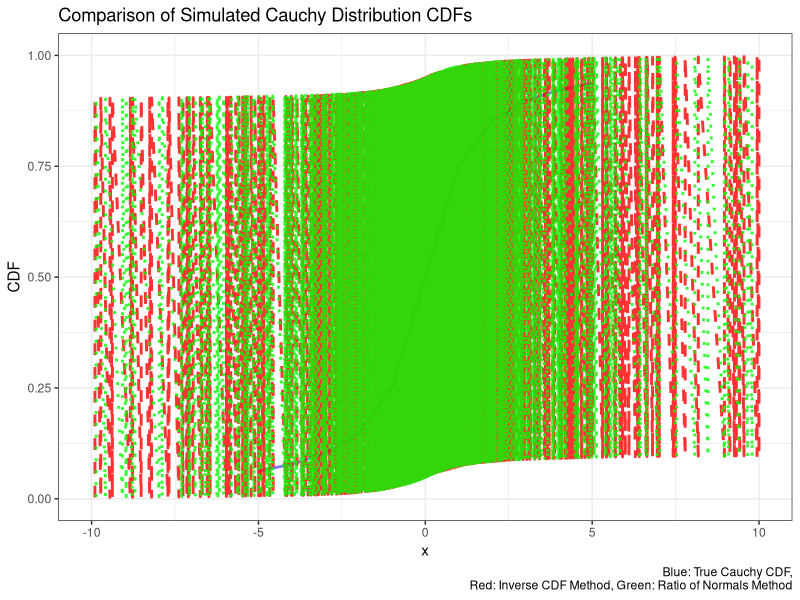

Reproduce this figure in R. (Note: this script raises an error after producing the figure.)
## ---- chunk 1
knitr::opts_chunk$set(echo = TRUE)
library(knitr)
## ---- chunk 2

## ---- chunk 3
# 1. Implement the two methods. (Make sure your implementation is efficient. For example, avoid loops if possible.)

# 2. Simulate n Cauchy random numbers and compare the execution time of the two methods. (You can find the execution time using the R function system.time(). )

# 3. For both methods, draw the empirical cdf of your simulated numbers and see how close it is to the true Cauchy cdf (impose all three curves on the same plot). The following code shows how you may impose three curves on the same plot, but it needs some modification for your use. 

# Part 1
# Using the Inverse CDF to generate Cauchy random numbers
inv_cdf_cauc <- function(n) {
# Generate n uniform random numbers between 0 and 1
  u <- runif(n)  
# Use the inverse CDF of the Cauchy distribution to simulate x 
  x <- tan(pi * (u - 0.5))  
  return(x) # return x
}


# Part 2

# Ratio of 2 standard Normals to generate Cauchy RV.
ratio_of_norms_cauc <- function(n) {
# Generate n standard normal random numbers as x1
  X1 <- rnorm(n)
  
# Generate n standard normal random numbers
  X2 <- rnorm(n) 
# Take the ratio of the two  
  x <- X1 / X2 
  
  return(x) # return x
}


## Comparing time to compute
library(microbenchmark)

# set a reasonable n
n <- 10000 

# Compare the two methods using microbenchmark

benchmark_results <- microbenchmark(
  inverse_cdf = inv_cdf_cauc(n),
  ratio_of_stan_normals = ratio_of_norms_cauc(n),
  times = 10  # Run each method 10 times
)

## Summarise
summary(benchmark_results)

print(benchmark_results)

## We can see that inverse CDF is faster


## ---- chunk 4
library(ggplot2)
library(purrr)


## Plotting All 3 plots (Cauchy, Ratio, Inverse CDF)

## Empirical Values from inverse cdf ad ratio

inverse_cdf = inv_cdf_cauc(1000)

ratio_of_stan_normals = ratio_of_norms_cauc(1000)

cauchy_samples <- list(
  inverse = inv_cdf_cauc(1000),
  ratio = ratio_of_norms_cauc(1000)
)


x_values <- seq(-5, 5)

# Calculate the true Cauchy CDF values
true_cdf <- pcauchy(x_values)


## Create Data 

empirical_cdfs <- map(cauchy_samples, function(samples) {
  data.frame(
    x = sort(samples),
    cdf = seq(1/n, 1, length.out = n)
  )
})

data_true <- data.frame(x = x_values, cdf = true_cdf)

#data_inverse <- data.frame(x = empirical_cdfs$inverse, cdf = seq(1/n, 1, length.out = n))

#data_ratio <- data.frame(x = empirical_cdfs$ratio, cdf = seq(1/n, 1, length.out = n))


ggplot() +
  # True Cauchy CDF
  geom_line(data = data_true, aes(x = x, y = cdf), color = "blue", size = 1, linetype = "solid", alpha = 0.5) +
  # CDF from inverse CDF method
  geom_line(data = empirical_cdfs$inverse , aes(x = x, y = cdf), color = "red", size = 1, linetype = "dashed", alpha = 0.8) +
  # CDF from ratio of normals method
  geom_line(data =  empirical_cdfs$ratio, aes(x = x, y = cdf), color = "green", size = 1, linetype = "dotted", alpha = 0.8) +   # Restrict x-axis range
  xlim(-10, 10) +
  
    ggtitle("Comparison of Simulated Cauchy Distribution CDFs")+
    xlab("x")+
    ylab("CDF")+
    labs(caption = "Blue: True Cauchy CDF,
         Red: Inverse CDF Method, Green: Ratio of Normals Method"
  ) + theme_bw()

## ---- chunk 5
# 1. implement your algorithm and record the number of acceptances or rejections
# 2. Simulate n=1000 random numbers, and find the empirical proportion of acceptances or rejections



set.seed(300)

# Number of simulations
n <- 1000

# Generate n samples from the standard Cauchy distribution using vectorized operations
x <- rcauchy(n)

# Define the target density function (unnormalized standard normal)
f_x <- exp(-x^2 / 2)

# Define the envelope density function (unnormalized standard Cauchy)
g_x <- 1 / (1 + x^2)

# Calculate the ratio M
M <- 2 / sqrt(exp(1))  

# Acceptance probability calculation
acceptance_prob <- f_x / g_x

# Generate uniform random numbers to compare 
u <- runif(n)

# Accept if u <= acceptance_prob / M 

accepted <- u <= (acceptance_prob / M)

# Calculate the empirical proportion of acceptances
acceptance_rate <- mean(accepted)

# Print results
cat("Empirical proportion of acceptances:", acceptance_rate, "\n")
#cat("Empirical proportion of rejections:", 1 - acceptance_rate, "\n")


## ---- chunk 6
knitr::include_graphics("images/fig31_adjust_nodes.png")
## ---- chunk 7

include_graphics("path-to-your-image.pdf") 

## ---- chunk 8

# Load required libraries
library(ggplot2)
library(purrr)

# Inverse CDF method to generate Cauchy random numbers
inverse_cdf_cauchy <- function(n) {
  u <- runif(n)  # Generate n uniform random numbers between 0 and 1
  x <- tan(pi * (u - 0.5))  # Apply the inverse CDF of the Cauchy distribution
  return(x)
}

# Ratio of Normals method to generate Cauchy random numbers
ratio_of_normals_cauchy <- function(n) {
  X1 <- rnorm(n)  # Generate n standard normal random numbers
  X2 <- rnorm(n)  # Generate n standard normal random numbers
  x <- X1 / X2    # Take the ratio of the two
  return(x)
}

# Number of random samples
n <- 10000

# Generate Cauchy samples
cauchy_samples <- list(
  inverse = inverse_cdf_cauchy(n),
  ratio = ratio_of_normals_cauchy(n)
)

# Create a sequence of x values for plotting the true CDF
x_values <- seq(-10, 10, length.out = 1000)

# Calculate the true Cauchy CDF values using the built-in pcauchy function
true_cdf_values <- pcauchy(x_values)

# Create a data frame for the true CDF
true_cdf_df <- data.frame(x = x_values, cdf = true_cdf_values)

# Create a data frame for empirical CDFs using ecdf
empirical_cdfs <- map(cauchy_samples, function(samples) {
  empirical_cdf_fn <- ecdf(samples)  # Create the empirical CDF function
  data.frame(
    x = sort(samples),
    cdf = empirical_cdf_fn(sort(samples))  # Apply the empirical CDF function
  )
})

# Now create a ggplot that maps the true CDF, inverse CDF, and ratio of normals

ggplot() +
  # True Cauchy CDF using pcauchy
  geom_line(data = true_cdf_df, aes(x = x, y = cdf), color = "blue", size = 1, linetype = "solid", alpha = 0.8) +
  
  # Inverse CDF Method
  geom_line(data = empirical_cdfs$inverse, aes(x = x, y = cdf), color = "red", size = 1, linetype = "dashed", alpha = 0.8) +
  
  # Ratio of Normals Method
  geom_line(data = empirical_cdfs$ratio, aes(x = x, y = cdf), color = "green", size = 1, linetype = "dotted", alpha = 0.8) +
  
  # Labels and title
  labs(
    title = "Comparison of Simulated Cauchy Distribution CDFs",
    x = "x",
    y = "CDF",
    caption = "Blue: True Cauchy CDF (pcauchy), Red: Inverse CDF Method, Green: Ratio of Normals Method"
  ) +
  theme_minimal()


